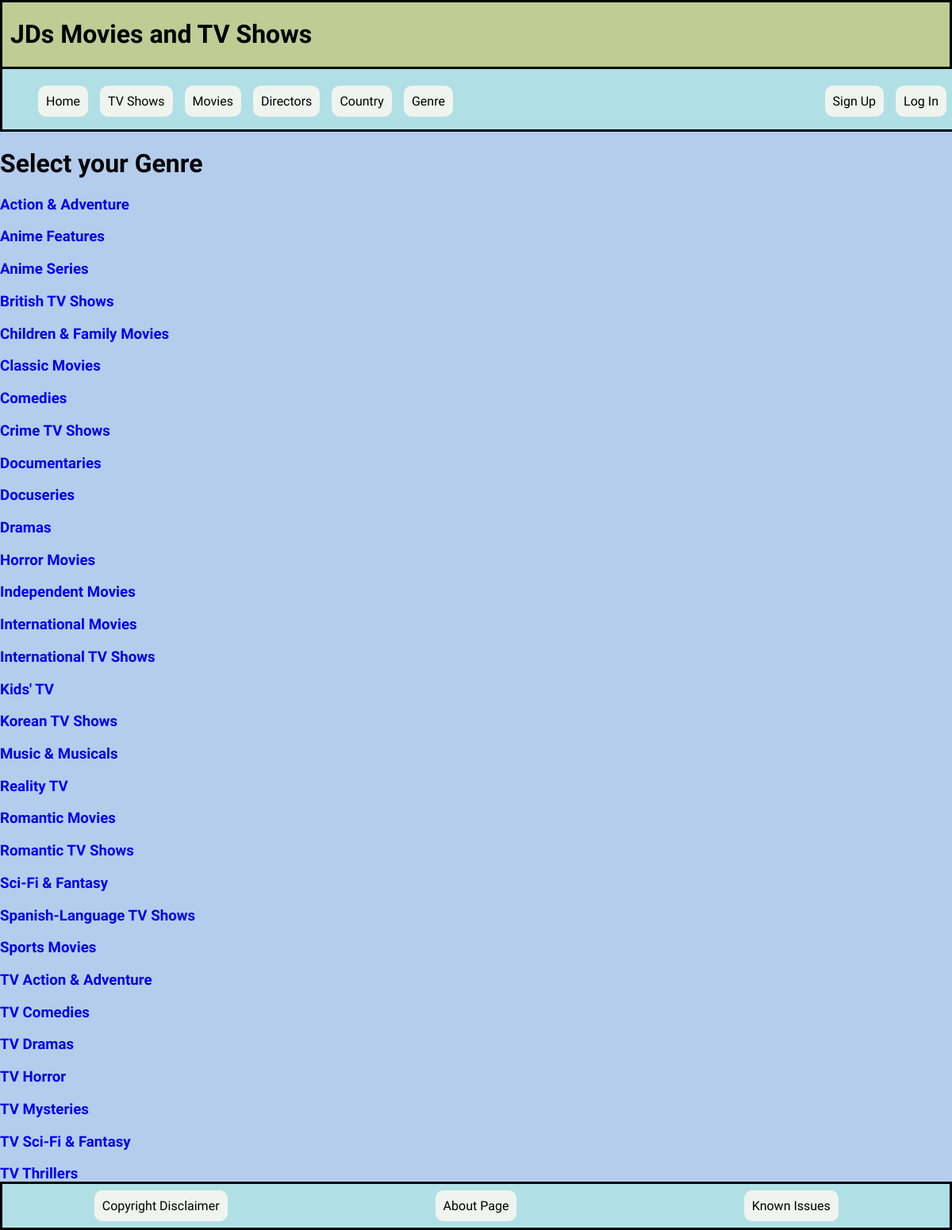
The page /Genre_Select on the database its author committed.
### tables this page shows
CREATE TABLE Genre (Genre_id INTEGER PRIMARY KEY NOT NULL, Genre TEXT);

### App.py (the view)
@app.route('/Genre_Select')
def Genre_Select():
    sql = '''SELECT Genre, Genre_id FROM Genre
    ORDER BY Genre ASC;'''
    results = query_db(sql)
    return render_template('Genre_Select.html', results = results)

### App.py (called while the page is built)
def get_db():
    db = getattr(g, '_database', None)
    if db is None:
        db = g._database = sqlite3.connect(DATABASE)
    return db

@app.teardown_appcontext
def close_connection(exception):
    db = getattr(g, '_database', None)
    if db is not None:
        db.close()

def query_db(query, args=(), one=False, commit=False):
    db = get_db()
    cur = db.cursor()
    cur.execute(query, args)
    if commit:
        db.commit()
    rv =cur.fetchall()
    cur.close()
    return (rv[0] if rv else None) if one else rv

### templates/Genre_Select.html
{% extends 'Header.html' %}
{% block start %}
    <h1> Select your Genre</h1>
    {% for Genre in results %}
        <a href="/Genre/{{Genre[1]}}">
            <div class="Selection">
                <h3>{{Genre[0]}}</h3>
            </div>
        </a>
    {% endfor %}
{% endblock %}

### static/style.css (style rules this page uses)
body { margin: 0; background-color: #b4cded; font-family: "Oswald"; }
a { text-decoration: none; }

### rows shown on the page
Genre: Genre "Action & Adventure"
Genre: Genre "Anime Features"
Genre: Genre "Anime Series"
Genre: Genre "British TV Shows"
Genre: Genre "Children & Family Movies"
Genre: Genre "Classic Movies"
Genre: Genre "Comedies"
Genre: Genre "Crime TV Shows"
Genre: Genre "Documentaries"
Genre: Genre "Docuseries"
Genre: Genre "Dramas"
Genre: Genre "Horror Movies"
Genre: Genre "Independent Movies"
Genre: Genre "International Movies"
Genre: Genre "International TV Shows"
Genre: Genre "Kids' TV"
Genre: Genre "Korean TV Shows"
Genre: Genre "Music & Musicals"
Genre: Genre "Reality TV"
Genre: Genre "Romantic Movies"
Genre: Genre "Romantic TV Shows"
Genre: Genre "Sci-Fi & Fantasy"
Genre: Genre "Spanish-Language TV Shows"
Genre: Genre "Sports Movies"
Genre: Genre "TV Action & Adventure"
Genre: Genre "TV Comedies"
Genre: Genre "TV Dramas"
Genre: Genre "TV Horror"
Genre: Genre "TV Mysteries"
Genre: Genre "TV Sci-Fi & Fantasy"
Genre: Genre "TV Thrillers"
